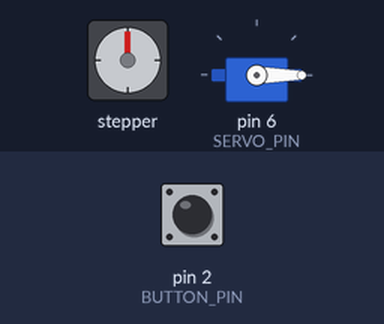
The sketch below on a simulated Arduino Uno, built with avr-gcc and run on an emulated ATmega328P. Parts: stepper motor, servo. Wiring (inferred from the names in the program): stepper motor (2048 steps per turn assumed): coils pin 8, pin 9, pin 10, pin 11. Inputs (shaded band) come from the test bench; at power-on: pin 2 (BUTTON_PIN) HIGH.

Above: at 1.2 s.
1.3 s: pin 2 (BUTTON_PIN) pulled LOW for 0.15 s
At 2.9 s:
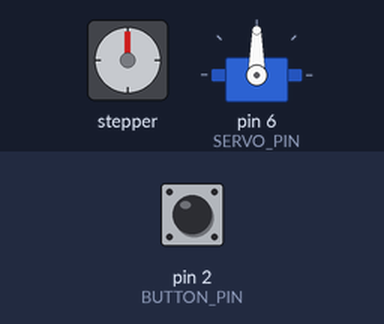
3.2 s: pin 2 (BUTTON_PIN) pulled LOW for 1 s
At 4.3 s:
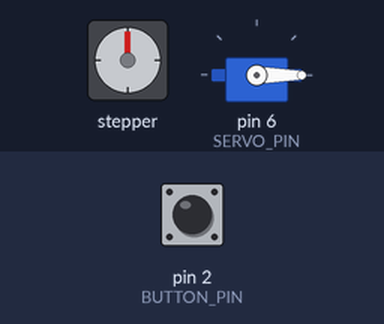
5.7 s: pin 2 (BUTTON_PIN) pulled LOW for 3.2 s
At 7.5 s:
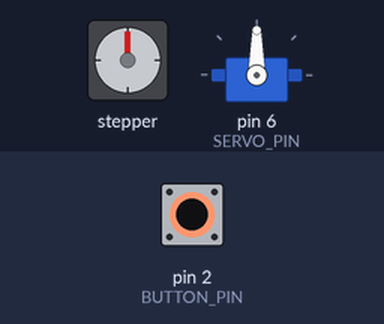
10.4 s: pin 2 (BUTTON_PIN) pulsed LOW 2 times (0.12 s each, 0.3 s apart)
At 11.95 s:
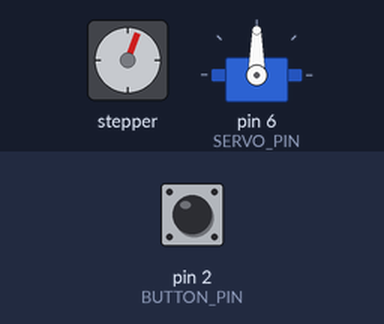
Timing chart, 0 to 26.0 s (numbered marks = the images above; inputs shaded):
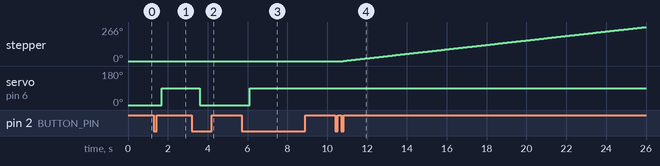

Measured:
- after the input at 1.3 s, servo on pin 6 (SERVO_PIN): 0° → 90° after 0.40 s
- after the input at 3.2 s, servo on pin 6 (SERVO_PIN): 90° → 0° after 0.40 s
- after the input at 5.7 s, servo on pin 6 (SERVO_PIN): 0° → 90° after 0.40 s
- after the input at 10.4 s, stepper: keeps turning clockwise at about 18°/s, starting after 0.41 s

The sketch:

sketch_may11a.ino
```cpp
#include <Servo.h>

#define IN1 8
#define IN2 9
#define IN3 10
#define IN4 11

#define SERVO_PIN 6
#define BUTTON_PIN 2

Servo myServo;

int stepDelay = 5;
int currentStep = 0;

bool stepDirection = true;
bool servoPosition = false;

const unsigned long debounceDelay = 50;
const unsigned long doubleClickDelay = 350;

bool lastReading = HIGH;
bool buttonState = HIGH;

unsigned long lastDebounceTime = 0;
unsigned long firstClickTime = 0;

int clickCount = 0;

int steps[8][4] = {
  {1, 0, 0, 0},
  {1, 1, 0, 0},
  {0, 1, 0, 0},
  {0, 1, 1, 0},
  {0, 0, 1, 0},
  {0, 0, 1, 1},
  {0, 0, 0, 1},
  {1, 0, 0, 1}
};

void setup() {
  pinMode(IN1, OUTPUT);
  pinMode(IN2, OUTPUT);
  pinMode(IN3, OUTPUT);
  pinMode(IN4, OUTPUT);

  pinMode(BUTTON_PIN, INPUT_PULLUP);

  myServo.attach(SERVO_PIN);
  myServo.write(0);

  stopStepper();
}

void stepMotor(int stepNumber) {
  digitalWrite(IN1, steps[stepNumber][0]);
  digitalWrite(IN2, steps[stepNumber][1]);
  digitalWrite(IN3, steps[stepNumber][2]);
  digitalWrite(IN4, steps[stepNumber][3]);
}

void moveMotor(int direction, int stepCount) {
  for (int i = 0; i < stepCount; i++) {
    currentStep = currentStep + direction;

    if (currentStep > 7) {
      currentStep = 0;
    }

    if (currentStep < 0) {
      currentStep = 7;
    }

    stepMotor(currentStep);
    delay(stepDelay);
  }
}

void stopStepper() {
  digitalWrite(IN1, LOW);
  digitalWrite(IN2, LOW);
  digitalWrite(IN3, LOW);
  digitalWrite(IN4, LOW);
}

void runStepper() {
  if (stepDirection == true) {
    moveMotor(1, 4096);   // вправо 360 градусов
  } else {
    moveMotor(-1, 4096);  // влево 360 градусов
  }

  stepDirection = !stepDirection;
  stopStepper();
}

void runServo() {
  if (servoPosition == false) {
    myServo.write(90);
    servoPosition = true;
  } else {
    myServo.write(0);
    servoPosition = false;
  }

  delay(500);
}

void registerClick() {
  clickCount++;

  if (clickCount == 1) {
    firstClickTime = millis();
  }

  if (clickCount == 2) {
    clickCount = 0;
    runStepper();   // двойное нажатие
  }
}

void loop() {
  bool reading = digitalRead(BUTTON_PIN);

  if (reading != lastReading) {
    lastDebounceTime = millis();
  }

  if ((millis() - lastDebounceTime) > debounceDelay) {
    if (reading != buttonState) {
      buttonState = reading;

      if (buttonState == LOW) {
        registerClick();
      }
    }
  }

  lastReading = reading;

  // Если было одно нажатие и второго не дождались — запускаем серво
  if (clickCount == 1 && (millis() - firstClickTime > doubleClickDelay)) {
    clickCount = 0;
    runServo();     // одиночное нажатие
  }
}
```
